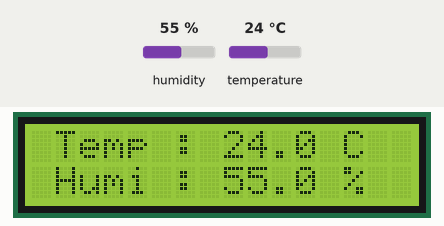
Simulated run of this sketch. Board: Arduino Uno, built with avr-gcc and run on an emulated ATmega328P. Shown: 16×2 character LCD. Inputs (shaded band) come from the test bench; at power-on: humidity 55 %, temperature 24 °C. What the sketch prints to the serial monitor is not drawn.

Above: at 3.7 s.
3.8 s: humidity set to 22 %
At 7.3 s:
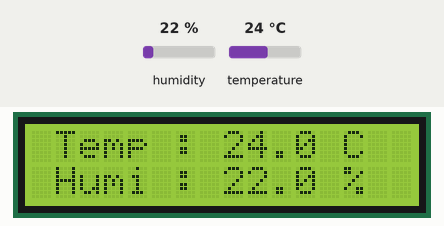
8.3 s: temperature set to 12 °C
At 10.3 s:
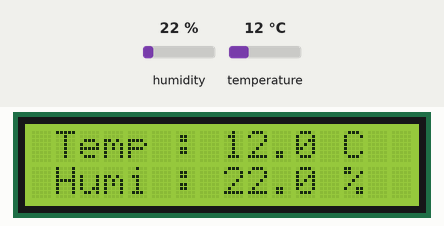
12.8 s: humidity set to 40 %
At 16.3 s:
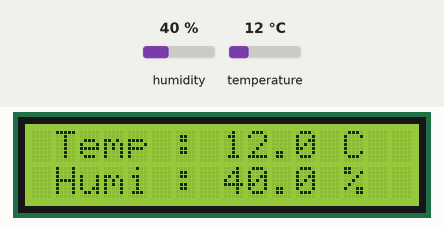
17.3 s: temperature set to 19 °C
At 19.3 s:
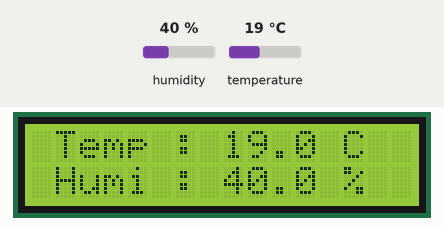
Timing chart, 0 to 20.8 s (numbered marks = the images above; inputs shaded):
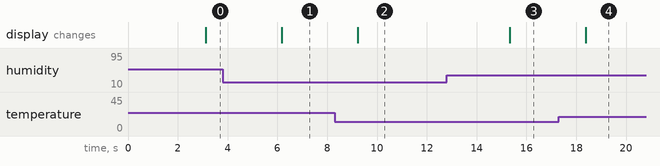

Measured:
- after the input at 3.8 s, the display: changes after 2.4 s (image 1)
- after the input at 8.3 s, the display: changes after 0.92 s (image 2)
- after the input at 12.8 s, the display: changes after 2.5 s (image 3)
- after the input at 17.3 s, the display: changes after 1.1 s (image 4)

The sketch:

sketch_6-7.ino
```cpp
#include <LiquidCrystal_I2C.h>
#include <DHT.h>              // Using DHT11

#define DHTTYPE DHT11
#define DHTPIN 2

DHT dht(DHTPIN, DHTTYPE);
LiquidCrystal_I2C lcd(0x27, 16, 2);

void setup() {
  Serial.begin(9600);
  Serial.println(F("DHTxx test!"));

  dht.begin();

  lcd.init();                 // Initialize I2C LCD
  lcd.backlight();            // Turn on backlight
  lcd.clear();
}

void loop() {
  delay(3000);

  float tem = dht.readTemperature();
  float hum = dht.readHumidity();

  // If sensor read fails, stop the program
  if (isnan(tem) || isnan(hum)) {
    Serial.println(F("Failed to read from DHT sensor!"));
    return;
  }

  // Display temperature on LCD
  lcd.setCursor(1, 0);
  lcd.print("Temp : ");
  lcd.setCursor(8, 0);
  lcd.print(tem, 1);
  lcd.print(" C");

  // Display humidity on LCD
  lcd.setCursor(1, 1);
  lcd.print("Humi : ");
  lcd.setCursor(8, 1);
  lcd.print(hum, 1);
  lcd.print(" %");

  // Print values to Serial Monitor
  Serial.print("Temperature : ");
  Serial.print(tem);
  Serial.print(" C ");
  Serial.print("Humidity : ");
  Serial.print(hum);
  Serial.println("%");
}
```
